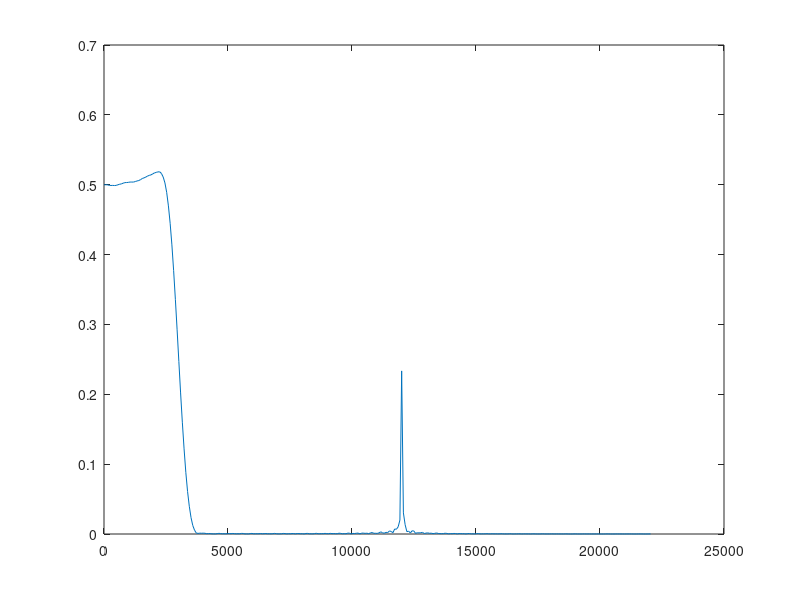
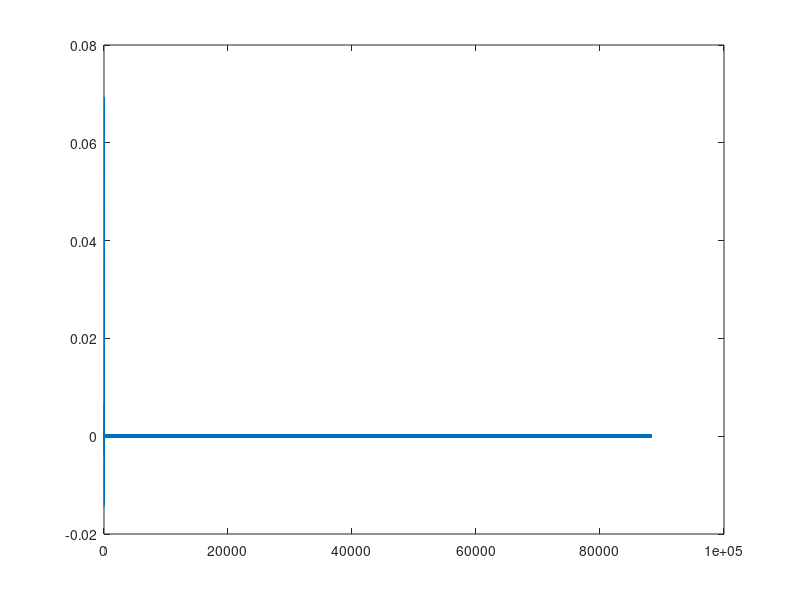

Source code (MATLAB) for these figures, in order:
clc; clear; 

fs = 44100;
f1 = 12000;
% f2 = 5000;
n = 0:2*fs-1;
x1 = cos(2*pi*f1*n/fs);
% x2 = cos(2*pi*f2*n/fs);
x = x1;
% x = x1 + x2;
h = fir1(100,3/22,'low');
x = filter(h,1,x);
sound(x,fs)
OM = 0:0.01:pi;
X =exp(-j*OM'*n)*x';
fq = OM*fs/(2*pi);
plot(fq,abs(X))
figure;
plot(n,x)



